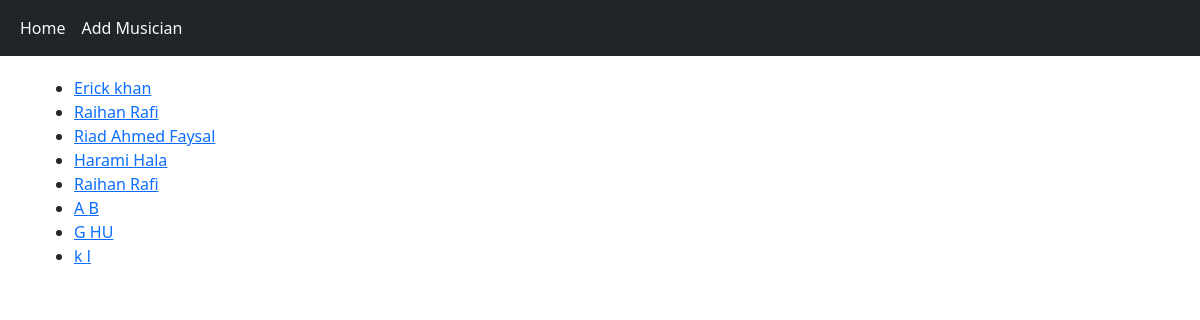
The page / on the database its author committed.
### first_app/models.py (models this page shows, shortened)
class Musician(models.Model):
    first_name = models.CharField(max_length=50)
    last_name = models.CharField(max_length=50)
    instruments = models.CharField(max_length=100)

### first_app/views.py (the view)
# urls.py: path('', views.IndexView.as_view(), name='index'),
class IndexView(ListView):
    context_object_name = 'musician_list'
    model = models.Musician
    template_name = 'first_app/index.html'

### first_app/templates/first_app/index.html
{% extends 'first_app/base.html' %}
{% block body_block %}
<ul>
{% for musician in musician_list %}
<li><a href="{% url 'first_app:musician_details' pk=musician.pk %} ">{{musician.first_name}} {{musician.last_name}} </a></li>
{% endfor %}
</ul>
{% endblock %}

### first_app/templates/first_app/base.html (shortened to what this page needs)
<!DOCTYPE html>
<html lang="en">
<head>
    <link href="https://cdn.jsdelivr.net/npm/bootstrap@5.0.2/dist/css/bootstrap.min.css" rel="stylesheet">
</head>
<body>
    <nav class="navbar navbar-expand-lg navbar-light bg-dark">
        <div class="container-fluid">
          <div class="collapse navbar-collapse" id="navbarNav">
            <ul class="navbar-nav">
              <li class="nav-item">
                <a class="nav-link active text-light" aria-current="page" href="{% url 'first_app:index' %}">Home</a>
              </li>
              <li class="nav-item">
                <a class="nav-link  text-light"  href="{% url 'first_app:add_musician' %}">Add Musician</a>
              </li>
            </ul>
          </div>
        </div>
      </nav>
      <div class="container" style="padding-top: 20px">
          {% block body_block %}
          {% endblock %}
      </div>
</body>
</html>

### rows shown on the page
Musician: first_name "Erick", last_name "khan"
Musician: first_name "Raihan", last_name "Rafi"
Musician: first_name "Riad", last_name "Ahmed Faysal"
Musician: first_name "Harami", last_name "Hala"
Musician: first_name "Raihan", last_name "Rafi"
Musician: first_name "A", last_name "B"
Musician: first_name "G", last_name "HU"
Musician: first_name "k", last_name "l"
